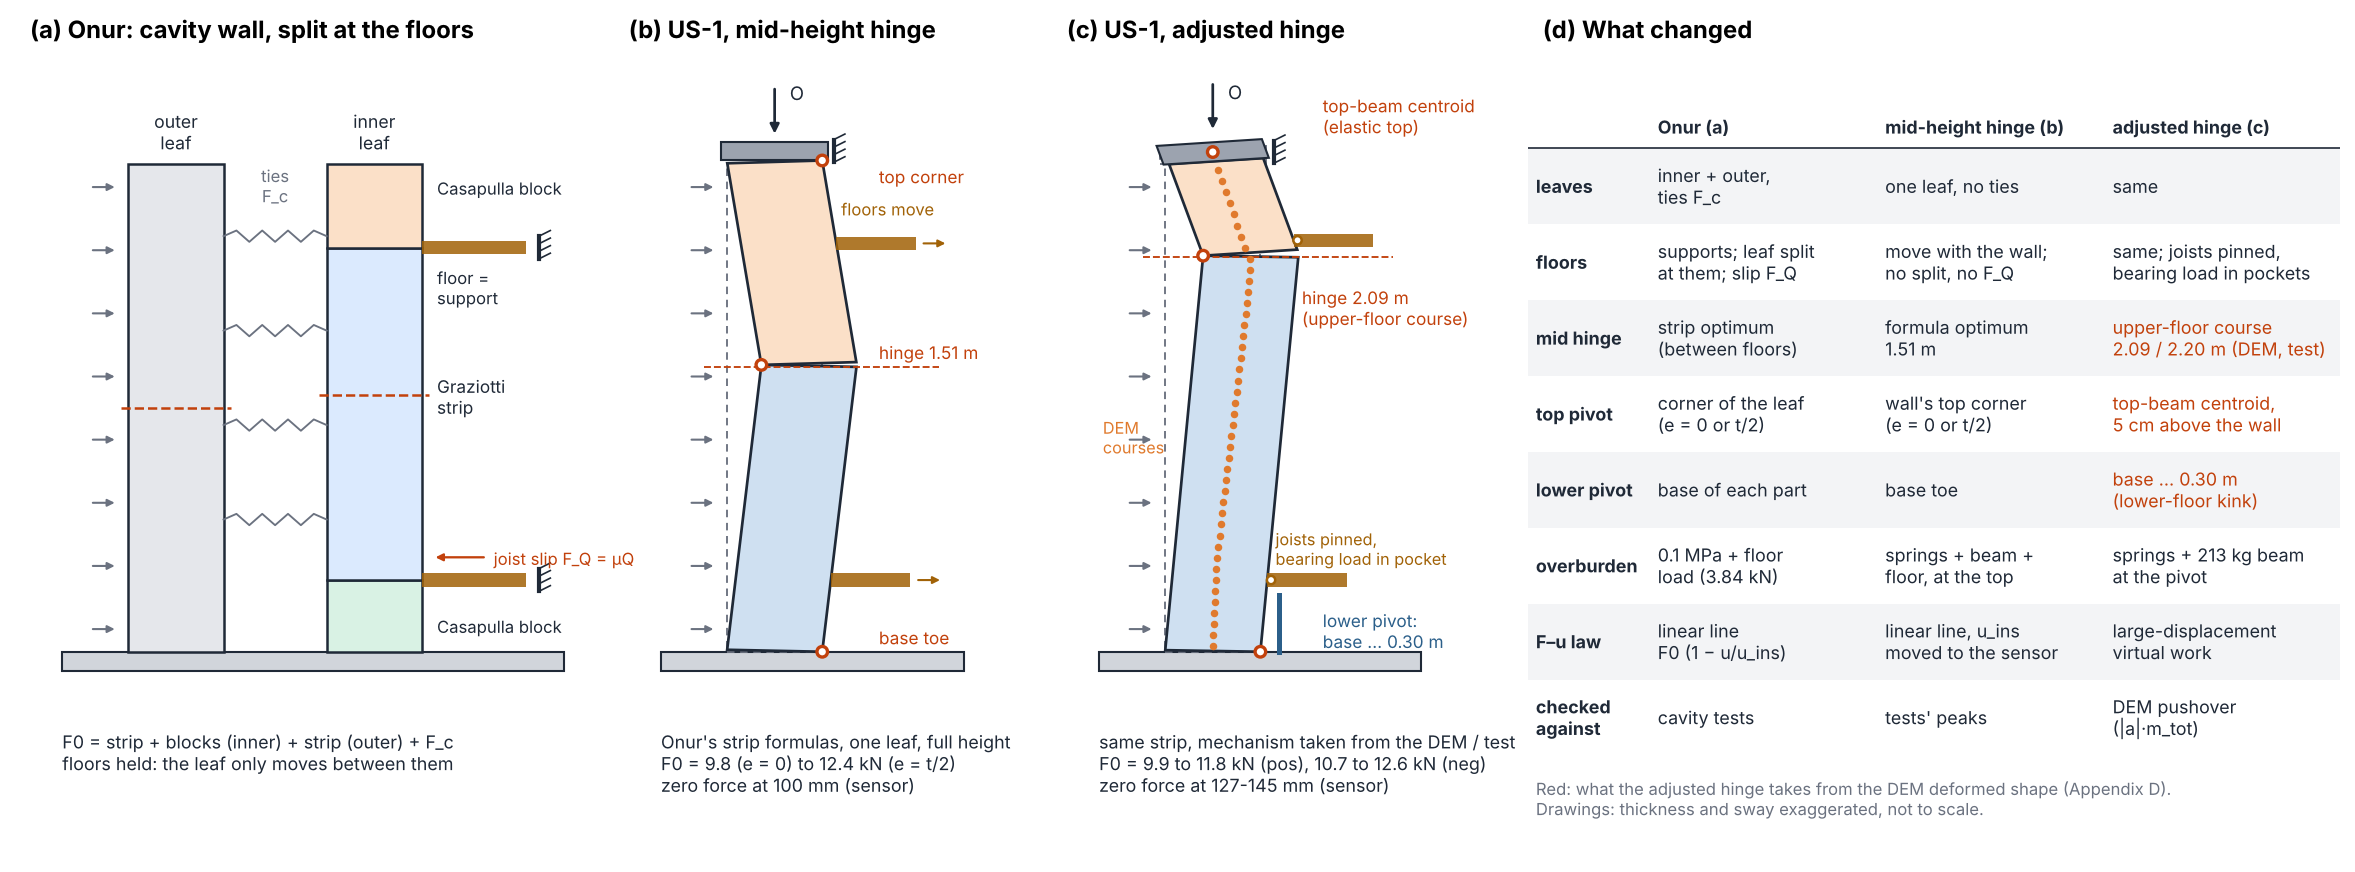

Generate this figure with Python:
"""Figure for MECHANICAL_MODEL_US1.md: how the mechanical model evolved from Onur's cavity-wall model.
   (a) Onur's model for the cavity walls: inner leaf split at the floors (block + strip + block), outer leaf one strip,
       ties, joist slip friction; the floors are supports.
   (b) US-1, mid-height hinge: Onur's strip formulas on one leaf over the full height; floors move with the wall;
       hinge at the formula's optimum 1.51 m, top pivot on the wall's top corner.
   (c) US-1, adjusted hinge: the mechanism the DEM forms (and the test shows): hinge at the upper-floor course,
       top pivot at the top-beam centroid (elastic top: the beam turns with the upper block), lower pivot between
       the base and 0.30 m (kink at the lower floor). Orange dots: the DEM course displacements at 80 mm (pos),
       scaled to the drawing.
   (d) What changed.
Drawings: thickness and sway exaggerated (XS), rotations exaggerated; not to scale."""
import os, sys, csv
import numpy as np
import matplotlib
matplotlib.use("Agg")
import matplotlib.pyplot as plt
from matplotlib.patches import Polygon, Rectangle, FancyArrowPatch, Circle
HERE = os.path.dirname(os.path.abspath(__file__)); sys.path.insert(0, HERE)
import rigid_two_block_vw as vw

INK, MUTED, GRID = "#1f2937", "#6b7280", "#e5e7eb"
LOW, UPP, STRIP, OUTER = "#cfe0f1", "#fbe0c8", "#dbeafe", "#e5e7eb"
HINGE, DEMC, WOOD, BEAM, BLUEL = "#c2410c", "#E07A2D", "#a16207", "#9ca3af", "#2B5F8A"
t, h, zs = vw.t, vw.h, vw.zs
XS = 2.4                       # horizontal exaggeration
TB_Y, TB_H = 2.629, 0.10       # top-beam centroid and drawn height
Y_LO, Y_UP = 0.38, 2.14


def X(z, x0=0.0):
    return x0 + np.asarray(z) * XS


def arrow(ax, p0, p1, col=INK, lw=1.3, ms=9, **kw):
    ax.add_patch(FancyArrowPatch(p0, p1, arrowstyle="-|>", mutation_scale=ms, lw=lw, color=col, **kw))


def poly(ax, pts, x0, **kw):
    P = np.array(pts)
    ax.add_patch(Polygon(np.c_[X(P[:, 0], x0), P[:, 1]], closed=True, **kw))


def ground(ax, x0, x1, y=0.0):
    ax.add_patch(Rectangle((x0, y - 0.10), x1 - x0, 0.10, fc="#d1d5db", ec=INK, lw=1))


def pivot(ax, p, x0, col=INK, r=0.028):
    ax.add_patch(Circle((X(p[0], x0), p[1]), r, fc="white", ec=col, lw=1.6, zorder=6))


def held(ax, x, y, side=1, n=4, col=INK):
    """support hatching: wall held sideways at (x, y)"""
    ax.plot([x, x], [y - 0.06, y + 0.06], color=col, lw=2)
    for k in range(n):
        yy = y - 0.06 + 0.04 * k
        ax.plot([x, x + side * 0.06], [yy, yy + 0.03], color=col, lw=0.8)


def push(ax, x0, y0, y1, n=7, L=0.16):
    for y in np.linspace(y0 + 0.12, y1 - 0.12, n):
        arrow(ax, (x0 - L - 0.05, y), (x0 - 0.05, y), col=MUTED, lw=1.0, ms=7)


def label(ax, x, y, s, **kw):
    kw.setdefault("fontsize", 8.3); kw.setdefault("color", INK)
    ax.text(x, y, s, **kw)


fig = plt.figure(figsize=(20, 8.6))
gs = fig.add_gridspec(1, 4, width_ratios=[3.05, 2.2, 2.4, 4.3], wspace=0.04)
axs = [fig.add_subplot(gs[0, i]) for i in range(4)]
for a in axs:
    a.set_aspect("equal"); a.axis("off")

# ============================ (a) Onur ============================
a = axs[0]; x_in, x_out = 1.05, 0.0
ground(a, -0.35, X(t, x_in) + 0.75)
# outer leaf: one full-height strip, hinge at its optimum
a.add_patch(Rectangle((x_out, 0), X(t), h, fc=OUTER, ec=INK, lw=1.2))
a.plot([x_out - 0.04, X(t, x_out) + 0.04], [1.29, 1.29], color=HINGE, ls="--", lw=1.2)
label(a, x_out + X(t) / 2, h + 0.08, "outer\nleaf", ha="center", fontsize=8.5)
# inner leaf: split at the floors
for y0, y1, fc in ((0, Y_LO, "#d9f2e4"), (Y_LO, Y_UP, STRIP), (Y_UP, h, UPP)):
    a.add_patch(Rectangle((x_in, y0), X(t), y1 - y0, fc=fc, ec=INK, lw=1.2))
a.plot([x_in - 0.04, X(t, x_in) + 0.04], [1.36, 1.36], color=HINGE, ls="--", lw=1.2)
label(a, x_in + X(t) / 2, h + 0.08, "inner\nleaf", ha="center", fontsize=8.5)
# ties
for y in (0.7, 1.2, 1.7, 2.2):
    xx = np.linspace(X(t, x_out), x_in, 9); yy = y + 0.03 * np.where(np.arange(9) % 2, 1, -1); yy[0] = yy[-1] = y
    a.plot(xx, yy, color=MUTED, lw=0.9)
label(a, (X(t, x_out) + x_in) / 2, 2.38, "ties\nF_c", ha="center", fontsize=8, color=MUTED)
# floors held
for y in (Y_LO, Y_UP):
    a.add_patch(Rectangle((X(t, x_in), y - 0.035), 0.55, 0.07, fc=WOOD, ec="none", alpha=0.85))
    held(a, X(t, x_in) + 0.62, y, side=1)
label(a, X(t, x_in) + 0.08, Y_UP - 0.30, "floor =\nsupport", fontsize=8)
arrow(a, (X(t, x_in) + 0.35, Y_LO + 0.12), (X(t, x_in) + 0.05, Y_LO + 0.12), col=HINGE, lw=1.1, ms=7)
label(a, X(t, x_in) + 0.38, Y_LO + 0.08, "joist slip F_Q = μQ", fontsize=8, color=HINGE)
label(a, X(t, x_in) + 0.08, (Y_LO + Y_UP) / 2, "Graziotti\nstrip", fontsize=8.3, color=INK)
label(a, X(t, x_in) + 0.08, 2.42, "Casapulla block", fontsize=8, color=INK)
label(a, X(t, x_in) + 0.08, 0.10, "Casapulla block", fontsize=8, color=INK)
push(a, x_out, 0, h, n=8)
label(a, -0.35, -0.42, "F0 = strip + blocks (inner) + strip (outer) + F_c\nfloors held: the leaf only moves between them",
      fontsize=8.6, va="top")

a.set_xlim(-0.6, 2.45); a.set_ylim(-0.95, 3.15)

# ======================= (b) mid-height hinge ======================
a = axs[1]; x0 = 0.35; h1 = 1.51; th1 = 0.05
lo, up, th2 = vw.config(th1, h1)
ground(a, x0 - 0.35, X(t, x0) + 0.75)
a.add_patch(Rectangle((x0, 0), X(t), h, fill=False, ls=(0, (4, 3)), lw=0.9, ec=MUTED))
poly(a, [lo(np.array(c)) for c in ((0, 0), (t, 0), (t, h1), (0, h1))], x0, fc=LOW, ec=INK, lw=1.3)
poly(a, [up(np.array(c)) for c in ((0, h1), (t, h1), (t, h), (0, h))], x0, fc=UPP, ec=INK, lw=1.3)
ptop = up(np.array([t, h]))
a.add_patch(Rectangle((X(ptop[0] - t, x0) - 0.03, ptop[1]), X(t) + 0.06, TB_H, fc=BEAM, ec=INK, lw=1))   # beam: translates up
held(a, X(ptop[0], x0) + 0.06, ptop[1] + 0.05, side=1)
arrow(a, (X(t / 2, x0), ptop[1] + TB_H + 0.30), (X(t / 2, x0), ptop[1] + TB_H + 0.02), lw=1.3)
label(a, X(t / 2, x0) + 0.08, ptop[1] + TB_H + 0.22, "O", fontsize=9)
for p in (lo(np.array([t, 0.0])), lo(np.array([0.0, h1])), ptop):
    pivot(a, p, x0, col=HINGE)
a.plot([X(-0.05, x0), X(t, x0) + 0.62], [h1, h1], color=HINGE, ls="--", lw=0.9)
label(a, X(t, x0) + 0.30, h1 + 0.04, "hinge 1.51 m", color=HINGE)
label(a, X(t, x0) + 0.30, ptop[1] - 0.12, "top corner", color=HINGE)
label(a, X(t, x0) + 0.30, 0.04, "base toe", color=HINGE)
for y in (Y_LO, Y_UP):
    blk = lo if y <= h1 else up
    pl, pr = blk(np.array([t, y])), blk(np.array([t, y]))
    a.add_patch(Rectangle((X(pr[0], x0), pr[1] - 0.035), 0.42, 0.07, fc=WOOD, ec="none", alpha=0.85))
    arrow(a, (X(pr[0], x0) + 0.44, pr[1]), (X(pr[0], x0) + 0.60, pr[1]), col=WOOD, lw=1.0, ms=7)
label(a, X(t, x0) + 0.10, Y_UP + 0.17, "floors move", fontsize=8, color=WOOD)
push(a, x0, 0, h, n=8)
label(a, x0 - 0.35, -0.42, "Onur's strip formulas, one leaf, full height\n"
      "F0 = 9.8 (e = 0) to 12.4 kN (e = t/2)\nzero force at 100 mm (sensor)", fontsize=8.6, va="top")

a.set_xlim(-0.25, 1.95); a.set_ylim(-0.95, 3.15)

# ========================= (c) adjusted hinge ======================
a = axs[2]; x0 = 0.35; h1 = 2.09; th1 = 0.04
TOP = (t / 2, TB_Y)
lo, up, th2 = vw.config(th1, h1, top=TOP)
ground(a, x0 - 0.35, X(t, x0) + 0.85)
a.add_patch(Rectangle((x0, 0), X(t), h, fill=False, ls=(0, (4, 3)), lw=0.9, ec=MUTED))
a.add_patch(Rectangle((x0 - 0.03, h), X(t) + 0.06, TB_H, fill=False, ls=(0, (4, 3)), lw=0.9, ec=MUTED))
poly(a, [lo(np.array(c)) for c in ((0, 0), (t, 0), (t, h1), (0, h1))], x0, fc=LOW, ec=INK, lw=1.3)
poly(a, [up(np.array(c)) for c in ((0, h1), (t, h1), (t, h), (0, h))], x0, fc=UPP, ec=INK, lw=1.3)
poly(a, [up(np.array(c)) for c in ((-0.03 / XS, h), (t + 0.03 / XS, h), (t + 0.03 / XS, h + TB_H), (-0.03 / XS, h + TB_H))],
     x0, fc=BEAM, ec=INK, lw=1)                                                   # beam turns with the upper block
pt = up(np.array(TOP))
held(a, X(pt[0], x0) + X(t) / 2 + 0.07, pt[1], side=1)
arrow(a, (X(pt[0], x0), pt[1] + 0.38), (X(pt[0], x0), pt[1] + 0.10), lw=1.3)
label(a, X(pt[0], x0) + 0.08, pt[1] + 0.28, "O", fontsize=9)
for p in (lo(np.array([t, 0.0])), lo(np.array([0.0, h1])), pt):
    pivot(a, p, x0, col=HINGE)
a.plot([X(-0.05, x0), X(t, x0) + 0.70], [h1, h1], color=HINGE, ls="--", lw=0.9)
label(a, X(t, x0) + 0.22, h1 - 0.36, "hinge 2.09 m\n(upper-floor course)", color=HINGE)
label(a, X(t, x0) + 0.33, pt[1] + 0.10, "top-beam centroid\n(elastic top)", color=HINGE)
# lower pivot range
a.plot([X(t, x0) + 0.10] * 2, [0.0, 0.30], color=BLUEL, lw=2.4)
label(a, X(t, x0) + 0.33, 0.02, "lower pivot:\nbase … 0.30 m", color=BLUEL)
for y in (Y_LO, Y_UP):
    blk = lo if y <= h1 else up
    pr = blk(np.array([t, y]))
    a.add_patch(Rectangle((X(pr[0], x0), pr[1] - 0.035), 0.42, 0.07, fc=WOOD, ec="none", alpha=0.85))
    a.add_patch(Circle((X(pr[0], x0) + 0.02, pr[1]), 0.022, fc="white", ec=WOOD, lw=1.2, zorder=6))
label(a, X(t, x0) + 0.08, Y_LO + 0.08, "joists pinned,\nbearing load in pocket", fontsize=7.8, color=WOOD)
# DEM course displacements, scaled to the drawing at the sensor
try:
    rows = list(csv.DictReader(open(os.path.join(HERE, "dem_pos_end_courses.csv"))))
    y0 = np.array([float(r["y0"]) for r in rows]); dz = np.array([float(r["dz_mm"]) for r in rows])
    d_draw = (lo(np.array([t / 2, zs])) if zs <= h1 else up(np.array([t / 2, zs])))[0] - t / 2
    k = d_draw / (np.interp(zs, y0, dz) / 1e3)
    a.plot(X(t / 2 + dz / 1e3 * k, x0), y0, "o", ms=2.6, color=DEMC, zorder=7)
    label(a, x0 - 0.33, 1.05, "DEM\ncourses", fontsize=7.8, color=DEMC)
except Exception:
    pass
push(a, x0, 0, h, n=8)
label(a, x0 - 0.35, -0.42, "same strip, mechanism taken from the DEM / test\n"
      "F0 = 9.9 to 11.8 kN (pos), 10.7 to 12.6 kN (neg)\nzero force at 127-145 mm (sensor)", fontsize=8.6, va="top")

a.set_xlim(-0.25, 2.15); a.set_ylim(-0.95, 3.15)

# ========================= (d) what changed ========================
a = axs[3]; a.set_aspect("auto"); a.set_xlim(0, 1); a.set_ylim(0, 1)

rows = [("", "Onur (a)", "mid-height hinge (b)", "adjusted hinge (c)"),
        ("leaves", "inner + outer,\nties F_c", "one leaf, no ties", "same"),
        ("floors", "supports; leaf split\nat them; slip F_Q", "move with the wall;\nno split, no F_Q", "same; joists pinned,\nbearing load in pockets"),
        ("mid hinge", "strip optimum\n(between floors)", "formula optimum\n1.51 m", "upper-floor course\n2.09 / 2.20 m (DEM, test)"),
        ("top pivot", "corner of the leaf\n(e = 0 or t/2)", "wall's top corner\n(e = 0 or t/2)", "top-beam centroid,\n5 cm above the wall"),
        ("lower pivot", "base of each part", "base toe", "base … 0.30 m\n(lower-floor kink)"),
        ("overburden", "0.1 MPa + floor\nload (3.84 kN)", "springs + beam +\nfloor, at the top", "springs + 213 kg beam\nat the pivot"),
        ("F–u law", "linear line\nF0 (1 − u/u_ins)", "linear line, u_ins\nmoved to the sensor", "large-displacement\nvirtual work"),
        ("checked\nagainst", "cavity tests", "tests' peaks", "DEM pushover\n(|a|·m_tot)")]
xc = [0.0, 0.15, 0.43, 0.71]
y = 0.97; rh = [0.055] + [0.098] * (len(rows) - 1)
for i, r in enumerate(rows):
    if i % 2 == 1:
        a.add_patch(Rectangle((0, y - rh[i]), 1, rh[i], fc="#f3f4f6", ec="none"))
    for j, c in enumerate(r):
        bold = i == 0 or j == 0
        col = HINGE if (j == 3 and i in (3, 4, 5)) else INK
        a.text(xc[j] + 0.01, y - rh[i] / 2, c, fontsize=8.6, va="center", ha="left", color=col,
               fontweight="bold" if bold else "normal")
    y -= rh[i]
a.plot([0, 1], [0.97 - rh[0]] * 2, color=INK, lw=0.8)
a.text(0.01, y - 0.03, "Red: what the adjusted hinge takes from the DEM deformed shape (Appendix D).\n"
       "Drawings: thickness and sway exaggerated, not to scale.", fontsize=8, color=MUTED, va="top")
fig.canvas.draw()
ytop = max(ax_.get_position().y1 for ax_ in axs[:3]) + 0.01
ref = axs[2].get_position(); p3 = axs[3].get_position()
axs[3].set_position([p3.x0, ref.y0 - 0.02, p3.width, ytop - 0.03 - (ref.y0 - 0.02)])
for ax_, ttl in zip(axs, ("(a) Onur: cavity wall, split at the floors", "(b) US-1, mid-height hinge",
                         "(c) US-1, adjusted hinge", "(d) What changed")):
    fig.text(ax_.get_position().x0 + 0.005, ytop, ttl, fontsize=11.5, fontweight="bold", va="bottom")
fig.savefig(os.path.join(HERE, "fig_mech_model_evolution.png"), dpi=150, bbox_inches="tight")
print("-> fig_mech_model_evolution.png")
